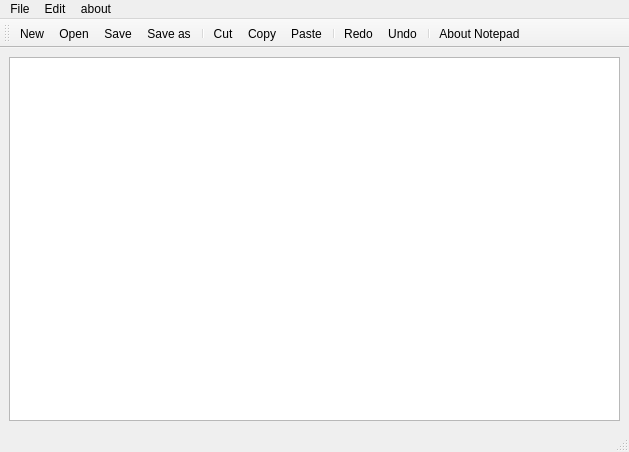
<?xml version="1.0" encoding="UTF-8"?>
<ui version="4.0">
 <class>MainWindow</class>
 <widget class="QMainWindow" name="MainWindow">
  <property name="geometry">
   <rect>
    <x>0</x>
    <y>0</y>
    <width>629</width>
    <height>452</height>
   </rect>
  </property>
  <property name="windowTitle">
   <string>MainWindow</string>
  </property>
  <widget class="QWidget" name="centralwidget">
   <layout class="QVBoxLayout" name="verticalLayout">
    <item>
     <widget class="QTextEdit" name="textEdit"/>
    </item>
   </layout>
  </widget>
  <widget class="QMenuBar" name="menubar">
   <property name="geometry">
    <rect>
     <x>0</x>
     <y>0</y>
     <width>629</width>
     <height>22</height>
    </rect>
   </property>
   <widget class="QMenu" name="menuFile">
    <property name="title">
     <string>File</string>
    </property>
    <addaction name="actionNew"/>
    <addaction name="actionOpen"/>
    <addaction name="separator"/>
    <addaction name="actionSave"/>
    <addaction name="actionSave_as"/>
   </widget>
   <widget class="QMenu" name="menuEdit">
    <property name="title">
     <string>Edit</string>
    </property>
    <addaction name="actionCut"/>
    <addaction name="actionCopy"/>
    <addaction name="actionPaste"/>
    <addaction name="separator"/>
    <addaction name="actionRedo"/>
    <addaction name="actionUndo"/>
   </widget>
   <widget class="QMenu" name="menuAbout">
    <property name="title">
     <string>about</string>
    </property>
    <addaction name="actionAbout_Notepad"/>
   </widget>
   <addaction name="menuFile"/>
   <addaction name="menuEdit"/>
   <addaction name="menuAbout"/>
  </widget>
  <widget class="QStatusBar" name="statusbar"/>
  <widget class="QToolBar" name="toolBar">
   <property name="windowTitle">
    <string>toolBar</string>
   </property>
   <attribute name="toolBarArea">
    <enum>TopToolBarArea</enum>
   </attribute>
   <attribute name="toolBarBreak">
    <bool>false</bool>
   </attribute>
   <addaction name="actionNew"/>
   <addaction name="actionOpen"/>
   <addaction name="actionSave"/>
   <addaction name="actionSave_as"/>
   <addaction name="separator"/>
   <addaction name="actionCut"/>
   <addaction name="actionCopy"/>
   <addaction name="actionPaste"/>
   <addaction name="separator"/>
   <addaction name="actionRedo"/>
   <addaction name="actionUndo"/>
   <addaction name="separator"/>
   <addaction name="actionAbout_Notepad"/>
  </widget>
  <action name="actionNew">
   <property name="icon">
    <iconset resource="Resource.qrc">
     <normaloff>:/rec/img/new-file.png</normaloff>:/rec/img/new-file.png</iconset>
   </property>
   <property name="text">
    <string>New</string>
   </property>
  </action>
  <action name="actionOpen">
   <property name="icon">
    <iconset resource="Resource.qrc">
     <normaloff>:/rec/img/Open-file.png</normaloff>:/rec/img/Open-file.png</iconset>
   </property>
   <property name="text">
    <string>Open</string>
   </property>
  </action>
  <action name="actionSave">
   <property name="icon">
    <iconset resource="Resource.qrc">
     <normaloff>:/rec/img/save.png</normaloff>:/rec/img/save.png</iconset>
   </property>
   <property name="text">
    <string>Save</string>
   </property>
  </action>
  <action name="actionSave_as">
   <property name="icon">
    <iconset resource="Resource.qrc">
     <normaloff>:/rec/img/save-as.jpg</normaloff>:/rec/img/save-as.jpg</iconset>
   </property>
   <property name="text">
    <string>Save as</string>
   </property>
  </action>
  <action name="actionCut">
   <property name="icon">
    <iconset resource="Resource.qrc">
     <normaloff>:/rec/img/cut.png</normaloff>:/rec/img/cut.png</iconset>
   </property>
   <property name="text">
    <string>Cut</string>
   </property>
  </action>
  <action name="actionCopy">
   <property name="icon">
    <iconset resource="Resource.qrc">
     <normaloff>:/rec/img/copy.png</normaloff>:/rec/img/copy.png</iconset>
   </property>
   <property name="text">
    <string>Copy</string>
   </property>
  </action>
  <action name="actionPaste">
   <property name="icon">
    <iconset resource="Resource.qrc">
     <normaloff>:/rec/img/paste.png</normaloff>:/rec/img/paste.png</iconset>
   </property>
   <property name="text">
    <string>Paste</string>
   </property>
  </action>
  <action name="actionRedo">
   <property name="icon">
    <iconset resource="Resource.qrc">
     <normaloff>:/rec/img/redo.png</normaloff>:/rec/img/redo.png</iconset>
   </property>
   <property name="text">
    <string>Redo</string>
   </property>
  </action>
  <action name="actionUndo">
   <property name="icon">
    <iconset resource="Resource.qrc">
     <normaloff>:/rec/img/undo.png</normaloff>:/rec/img/undo.png</iconset>
   </property>
   <property name="text">
    <string>Undo</string>
   </property>
  </action>
  <action name="actionAbout_Notepad">
   <property name="icon">
    <iconset resource="Resource.qrc">
     <normaloff>:/rec/img/about.png</normaloff>:/rec/img/about.png</iconset>
   </property>
   <property name="text">
    <string>About Notepad</string>
   </property>
  </action>
 </widget>
 <resources>
  <include location="Resource.qrc"/>
 </resources>
 <connections/>
</ui>
